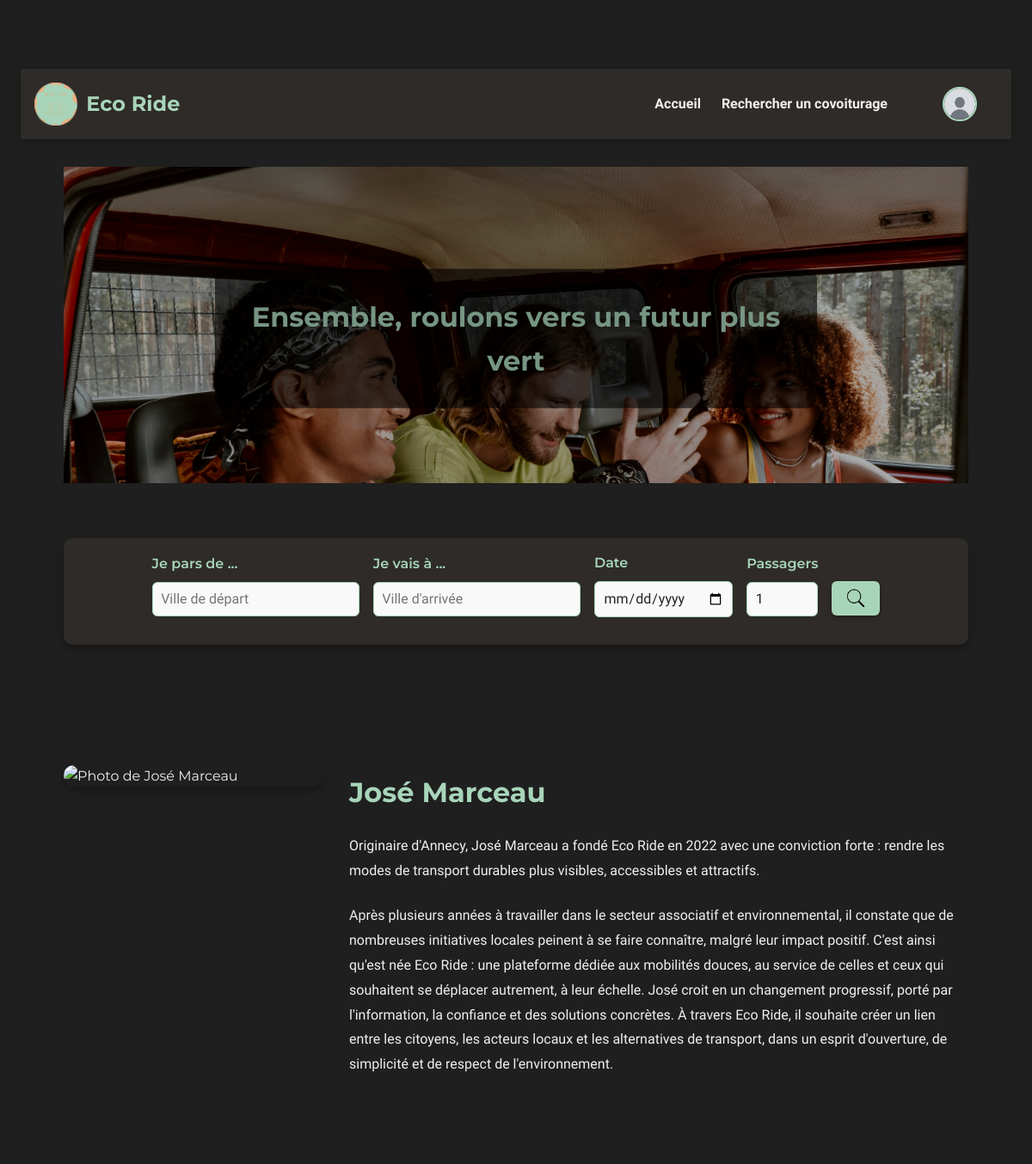
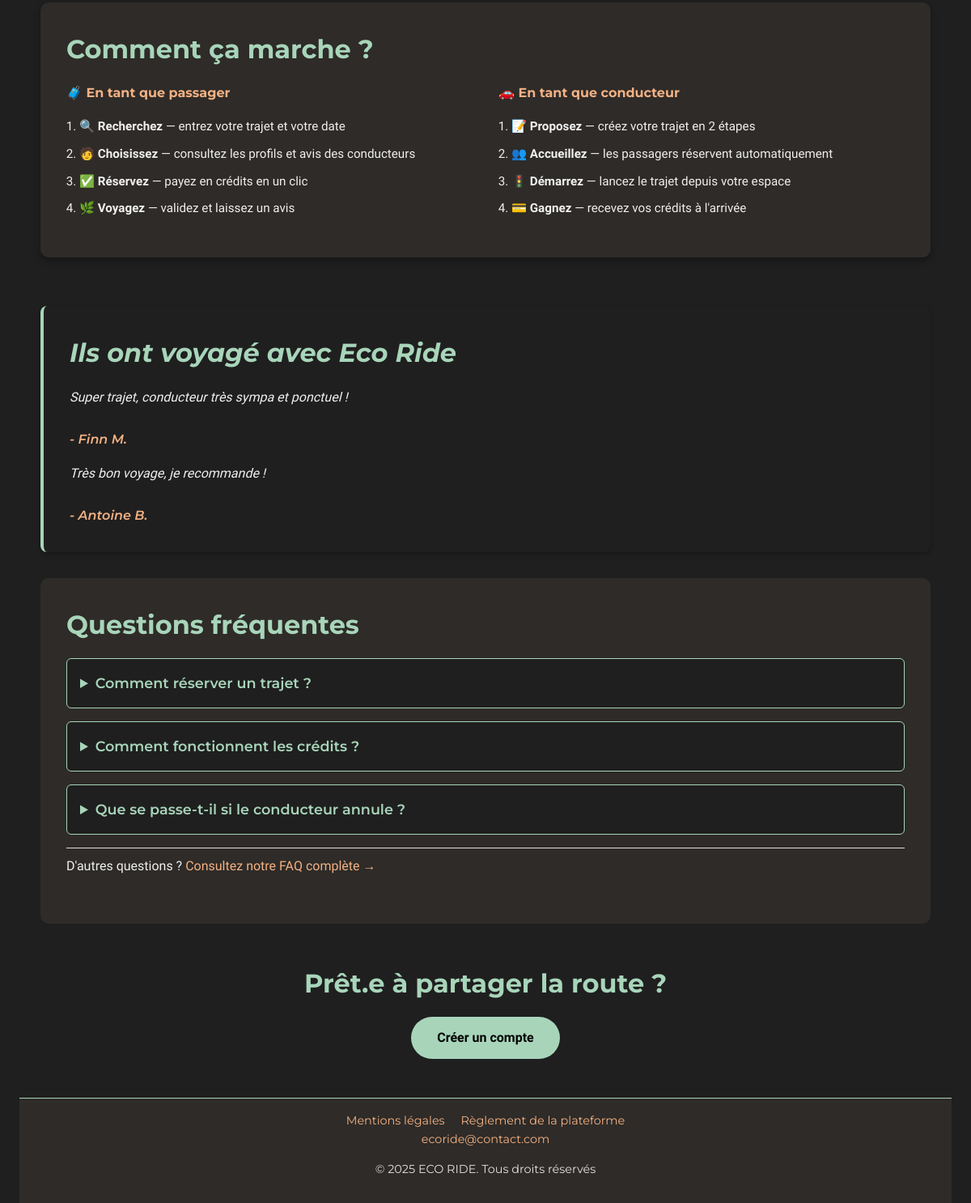
Page /PROJET/UTILISATEUR/USR-index.php on the committed database (2 pictures, top to bottom).
### tables this page shows
CREATE TABLE `avis` (
  `id` int(11) NOT NULL,
  `id_trajet` int(11) NOT NULL,
  `id_auteur` int(11) NOT NULL,
  `id_destinataire` int(11) NOT NULL,
  `note` decimal(2,1) DEFAULT NULL,
  `commentaire` text DEFAULT NULL,
  `date_creation` datetime DEFAULT current_timestamp(),
  `statut` enum('en_attente','valide','refuse') NOT NULL DEFAULT 'en_attente'
);

CREATE TABLE `utilisateurs` (
  `id` int(11) NOT NULL,
  `nom` varchar(100) NOT NULL,
  `prenom` varchar(100) NOT NULL,
  `email` varchar(150) DEFAULT NULL,
  `mot_de_passe` varchar(255) NOT NULL,
  `role` enum('passager','conducteur','passager-conducteur') NOT NULL,
  `date_naissance` date DEFAULT NULL,
  `bio` text DEFAULT NULL,
  `date_inscription` datetime DEFAULT current_timestamp(),
  `photo` varchar(255) DEFAULT 'default.jpg',
  `driver_completed` tinyint(1) DEFAULT 0,
  `profile_completed` tinyint(1) DEFAULT 0,
  `suspendu` tinyint(1) NOT NULL DEFAULT 0
);

### PROJET/UTILISATEUR/USR-index.php (the view, shortened to what this page needs)
<?php
include __DIR__ . '/../PHP/connexion.php';
$stmt = $bdd->prepare("
    SELECT a.commentaire, a.note, u.prenom, u.nom
    FROM avis a
    JOIN utilisateurs u ON u.id = a.id_auteur
    WHERE a.statut = 'valide'
      AND a.commentaire IS NOT NULL
      AND a.commentaire != ''
    ORDER BY a.date_creation DESC
    LIMIT 2
");
$stmt->execute();
$temoignages = $stmt->fetchAll(PDO::FETCH_ASSOC);
?>
<!DOCTYPE html>
<html lang="fr">
<head>
    <link rel="stylesheet" href="../CSS/style_global.css">
    <link rel="stylesheet" href="../CSS/CSS UTILISATEUR/USR-index.css">
</head>
<body>
    <?php include __DIR__ . '/../COMPONENTS/COMP-header.php'; ?>
    <section class="hero">
        <div class="hero-image">
            <img src="/eco_ride/IMAGES/photoheader.jpg" alt="Image libre de droit covoiturage">
            <div class="slogan">
                <h1>Ensemble, roulons vers un futur plus vert</h1>
            </div>
        </div>
    </section>
    <section class="search-section">
        <form action="USR-recherche_trajet.php" method="get" novalidate>
            <div class="search-container">
                <div class="form-group">
                    <label for="departure">Je pars de ...</label>
                    <input type="text" id="departure" name="departure" placeholder="Ville de départ">
                </div>
                <div class="form-group">
                    <label for="destination">Je vais à ...</label>
                    <input type="text" id="destination" name="destination" placeholder="Ville d'arrivée">
                </div>
                <div class="form-group">
                    <label for="date">Date</label>
                    <input type="date" id="date" name="date">
                </div>
                <div class="form-group">
                    <label for="passenger">Passagers</label>
                    <input type="number" id="passenger" name="passenger" min="1" max="8" value="1">
                </div>
                <button type="submit" class="search-btn">
                    <img src="/eco_ride/IMAGES/logo recherche.png" alt="Rechercher" class="search-icon">
                </button>
            </div>
        </form>
    </section>
    <section class="founder-section">
        <div class="founder-container">
            <img src="/eco_ride/IMAGES/portrait jose.png" alt="Photo de José Marceau" class="founder-photo">
            <div class="founder-bio">
                <h2>José Marceau</h2>
                <p class="bio-short">
                    Originaire d'Annecy, José Marceau a fondé Eco Ride en 2022 avec une conviction forte : rendre les modes de transport durables plus visibles, accessibles et attractifs.
                </p>
                <p class="bio-full">
                    Après plusieurs années à travailler dans le secteur associatif et environnemental, il constate que de nombreuses initiatives locales peinent à se faire connaître, malgré leur impact positif. C'est ainsi qu'est née Eco Ride : une plateforme dédiée aux mobilités douces, au service de celles et ceux qui souhaitent se déplacer autrement, à leur échelle.
                    José croit en un changement progressif, porté par l'information, la confiance et des solutions concrètes. À travers Eco Ride, il souhaite créer un lien entre les citoyens, les acteurs locaux et les alternatives de transport, dans un esprit d'ouverture, de simplicité et de respect de l'environnement.
                </p>
            </div>
        </div>
    </section>
    <section class="how-it-works responsive-section">
        <h2>Comment ça marche ?</h2>
        <div class="how-columns">
            <div class="how-col">
                <h3>🧳 En tant que passager</h3>
                <ol>
                    <li><strong>🔍 Recherchez</strong> — entrez votre trajet et votre date</li>
                    <li><strong>🧑 Choisissez</strong> — consultez les profils et avis des conducteurs</li>
                    <li><strong>✅ Réservez</strong> — payez en crédits en un clic</li>
                    <li><strong>🌿 Voyagez</strong> — validez et laissez un avis</li>
                </ol>
            </div>
            <div class="how-col">
                <h3>🚗 En tant que conducteur</h3>
                <ol>
                    <li><strong>📝 Proposez</strong> — créez votre trajet en 2 étapes</li>
                    <li><strong>👥 Accueillez</strong> — les passagers réservent automatiquement</li>
                    <li><strong>🚦 Démarrez</strong> — lancez le trajet depuis votre espace</li>
                    <li><strong>💳 Gagnez</strong> — recevez vos crédits à l'arrivée</li>
                </ol>
            </div>
        </div>
    </section>
    <section class="testimonials responsive-section">
        <h2>Ils ont voyagé avec Eco Ride</h2>
        <?php if (!empty($temoignages)): ?>
            <?php foreach ($temoignages as $t): ?>
                <article class="testimonial">
                    <p><?= htmlspecialchars($t['commentaire'], ENT_QUOTES, 'UTF-8') ?></p>
                    <strong>- <?= htmlspecialchars($t['prenom'] . ' ' . substr($t['nom'], 0, 1) . '.', ENT_QUOTES, 'UTF-8') ?></strong>
                </article>
            <?php endforeach; ?>
        <?php else: ?>
            <article class="testimonial">
                <p>Soyez le premier à partager votre expérience EcoRide !</p>
            </article>
        <?php endif; ?>
    </section>
    <section class="faq responsive-section">
        <h2>Questions fréquentes</h2>
        <details>
            <summary>Comment réserver un trajet ?</summary>
        </details>
        <details>
            <summary>Comment fonctionnent les crédits ?</summary>
        </details>
        <details>
            <summary>Que se passe-t-il si le conducteur annule ?</summary>
        </details>
        <p style="margin-top: 1rem; font-family: 'Quicksand', sans-serif;">
            D'autres questions ? <a href="USR-faq.php">Consultez notre FAQ complète →</a>
        </p>
    </section>
    <section class="cta-section responsive-section">
        <h2>Prêt.e à partager la route ?</h2>
        <a href="USR-inscription.php" class="cta-btn">Créer un compte</a>
    </section>
    <?php include __DIR__ . '/../COMPONENTS/COMP-footer.php'; ?>
</body>
</html>

### PROJET/CSS/style_global.css (style rules this page uses)
:root { --vert-doux: #a8d5ba; --orange-doux: #f4b183; --beige-fonce: #2e2b28; --gris-doux: #e0e0e0; --texte: #f0f0f0; --fond: #1f1f1f; --shadow: rgba(0, 0, 0, 0.3); }
html { scroll-behavior: smooth; overflow-x: hidden; }
* { box-sizing: border-box; }
body { font-family: 'Century Gothic', 'Montserrat', 'Quicksand', sans-serif; font-weight: 400; line-height: 1.6; background-color: var(--fond); color: var(--texte); margin: 0; padding: 80px 1.5rem 0 1.5rem; overflow-x: hidden; }
img { max-width: 100%; height: auto; display: block; }
h1, h2, h3 { font-family: 'Montserrat', 'Century Gothic', sans-serif; color: var(--vert-doux); margin-top: 0; font-weight: 700; }
h1 { font-size: 2.5rem; margin-bottom: 0.75rem; }
h2 { font-size: 2rem; margin-bottom: 0.5rem; }
label { color: var(--vert-doux); font-weight: 600; margin-bottom: 0.5rem; }
a { color: var(--orange-doux); text-decoration: none; transition: color 0.3s ease; }
button { font-family: 'Quicksand', sans-serif; background-color: var(--vert-doux); color: black; border: none; padding: 0.6em 1.2em; border-radius: 6px; cursor: pointer; font-weight: 600; transition: background-color 0.3s ease, transform 0.2s ease, box-shadow 0.3s ease; box-shadow: 0 2px 5px var(--shadow); }
input, select, textarea { font-family: 'Quicksand', sans-serif; background-color: var(--gris-doux); border: 1px solid var(--orange-doux); padding: 0.6em; border-radius: 6px; width: 100%; margin-bottom: 1em; font-size: 1rem; color: #333; transition: border-color 0.3s ease; }
input { color: #222; background-color: #f9f9f9; border: 1px solid var(--vert-doux); }
.form-group { display: flex; flex-direction: column; }
section { max-width: 1100px; margin: 0 auto; padding: 2rem 1.5rem; }
section h2 { font-size: 2rem; margin-bottom: 1rem; color: var(--vert-doux); }
section p { font-family: 'Quicksand', sans-serif; font-size: 1rem; line-height: 1.8; margin-bottom: 1.5rem; }
a, button { transition: all 0.3s ease; }

### rows in the picture
avis: commentaire "Super trajet, conducteur très sympa et ponctuel !", id_auteur.nom "Finn M."
avis: commentaire "Très bon voyage, je recommande !", id_auteur.nom "Antoine B."
